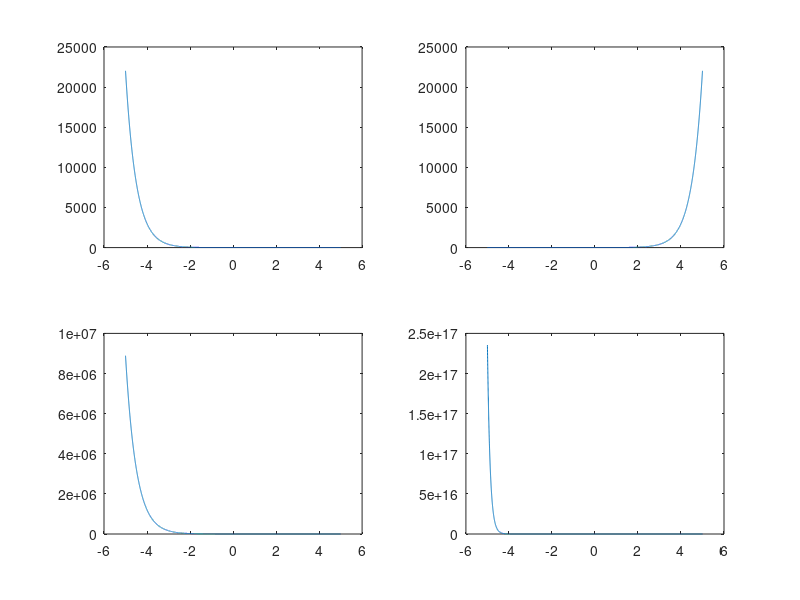

This figure's MATLAB source:
t = -5:0.001:5
x = 46
a = 1 + mod(x,3)
y = @(t)(exp(-a*t))
subplot(2,2,1)
plot(t,y(t))
subplot(2,2,2)
plot(t,y(-t))
subplot(2,2,3)
plot(t,y(t-(1.5*a)))
subplot(2,2,4)
plot(t,y(2*a*t))